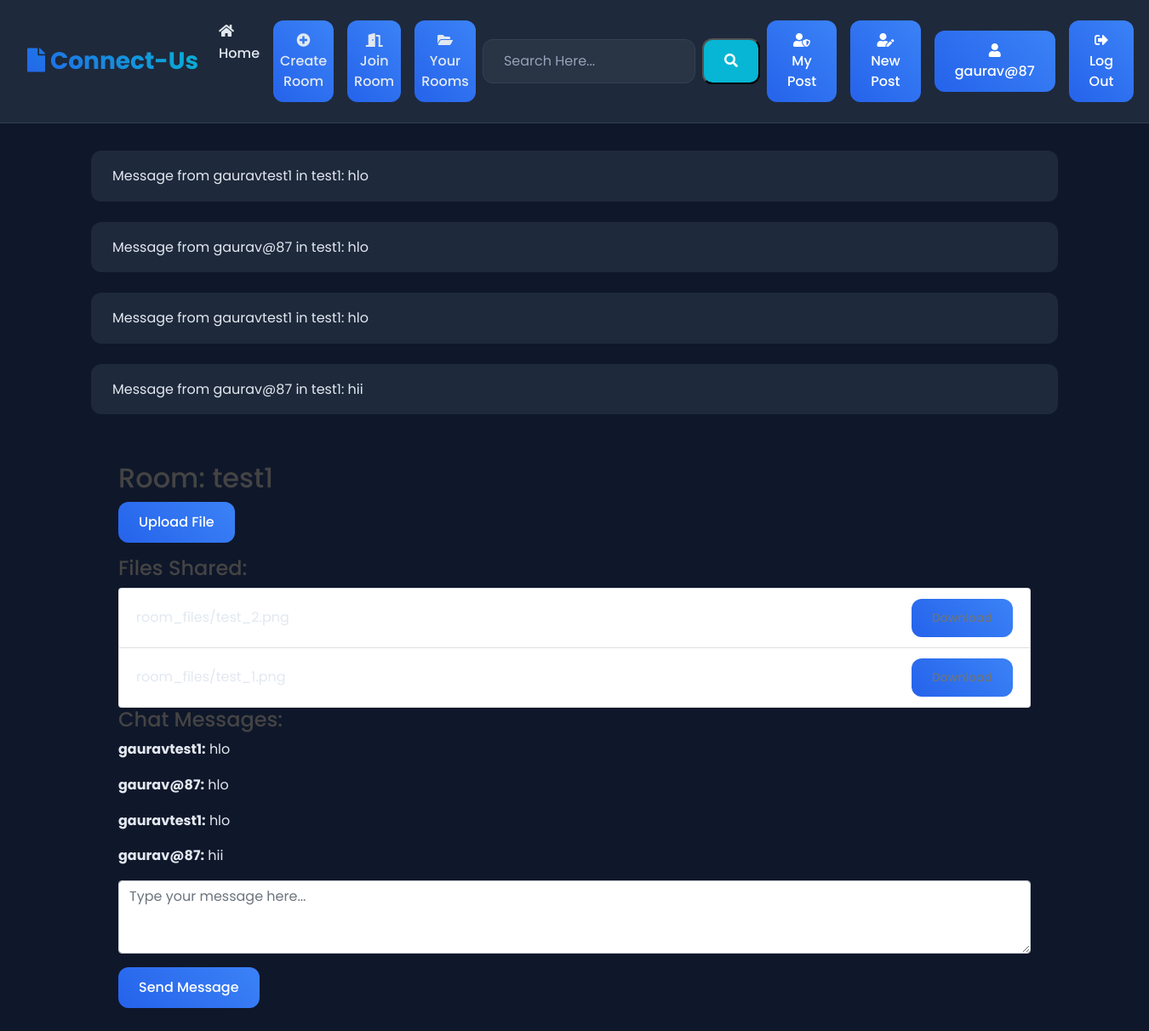
Screenshot of /room/test1/ (signed in) with the database file from the repository.
### blog/models.py (models this page shows, shortened)
class RoomMessage(models.Model):
    room = models.ForeignKey(Room, on_delete=models.CASCADE, related_name='room_messages')
    sender = models.ForeignKey(User, on_delete=models.CASCADE)
    content = models.TextField()
    timestamp = models.DateTimeField(auto_now_add=True)
    def __str__(self):
        return f"Message from {self.sender.username} in {self.room.room_id}: {self.content[:20]}"

class Room(models.Model):
    room_id = models.CharField(max_length=100, unique=True)
    password = models.CharField(max_length=100)
    members = models.ManyToManyField(User, related_name='rooms_joined')
    created_by = models.ForeignKey(User, on_delete=models.CASCADE, related_name='rooms_created', null=True)  # Temporarily set null=True

class RoomFile(models.Model):
    room = models.ForeignKey(Room, on_delete=models.CASCADE)  # Link to the room
    file = models.FileField(upload_to='room_files/')  # File uploaded to the room
    uploaded_at = models.DateTimeField(auto_now_add=True)  # Automatically set when the file is uploaded
    uploaded_by = models.ForeignKey(User, on_delete=models.CASCADE, null=True)  # Make this nullable to avoid migration errors

### blog/views.py (the view)
# urls.py: path('room/<str:room_id>/', room_detail, name='room-detail'),
@login_required
def room_detail(request, room_id):
    room = get_object_or_404(Room, room_id=room_id)
    if request.user not in room.members.all():
        raise PermissionDenied
    files = RoomFile.objects.filter(room=room)
    messages = RoomMessage.objects.filter(room=room).order_by('-timestamp')  # Get chat messages
    context = {
        'room': room,
        'files': files,
        'messages': messages  # Pass messages to template
    }
    return render(request, 'blog/room_detail.html', context)

### blog/templates/blog/room_detail.html (shortened to what this page needs)
{% extends "blog/base.html" %}
{% block content %}
  <div class="container mt-4">
    <h2>Room: {{ room.room_id }}</h2>
    <a href="{% url 'upload-file' room.room_id %}" class="btn btn-primary mb-3">Upload File</a>
    <h4>Files Shared:</h4>
    {% if files %}
      <ul class="list-group">
        {% for file in files %}
          <li class="list-group-item d-flex justify-content-between align-items-center">
            {{ file.file.name|cut:"Files/" }}
            <a href="{{ file.file.url }}" download class="btn btn-sm btn-outline-secondary">Download</a>
          </li>
        {% endfor %}
      </ul>
    {% else %}
      <p>No files uploaded yet.</p>
    {% endif %}
    <h4>Chat Messages:</h4>
    <div id="chat-messages" class="mb-3">
      {% for message in messages %}
        <p><strong>{{ message.sender.username }}:</strong> {{ message.content }}</p>
      {% endfor %}
    </div>
    <form method="POST" id="send-message-form">
      <div class="form-group">
        <textarea name="content" class="form-control" rows="3" placeholder="Type your message here..." required id="message-input"></textarea>
      </div>
      <button type="submit" class="btn btn-primary">Send Message</button>
    </form>
  </div>
{% endblock %}

### blog/templates/blog/base.html (shortened to what this page needs)
{% load static %}
<!doctype html>
<html lang="en">
  <head>
    <link rel="stylesheet" href="https://stackpath.bootstrapcdn.com/bootstrap/4.3.1/css/bootstrap.min.css">
    <link rel="stylesheet" href="https://use.fontawesome.com/releases/v5.8.1/css/all.css">
    <link rel="stylesheet" href="{% static 'blog/main.css' %}">
  </head>
  <body>
    <nav class="navbar navbar-expand-lg navbar-dark">
      <a class="navbar-brand" href="{% url 'blog-home' %}">
        <i class="fas fa-file"></i> Connect-Us
      </a>
      <div class="collapse navbar-collapse" id="navbarSupportedContent">
        <ul class="navbar-nav mr-auto">
          <li class="nav-item active">
            <a class="nav-link" href="{% url 'blog-home' %}">
              <i class="fas fa-home"></i> Home <span class="sr-only">(current)</span>
            </a>
          </li>
          <li class="nav-item">
            <a class="nav-link btn text-white m-2" href="{% url 'create-room' %}">
                <i class="fas fa-plus-circle"></i> Create Room
            </a>
        </li>
        <li class="nav-item">
            <a class="nav-link btn text-white m-2" href="{% url 'join-room' %}">
                <i class="fas fa-door-open"></i> Join Room
            </a>
        </li>
        <li class="nav-item">
            <a class="nav-link btn text-white m-2" href="{% url 'your-rooms' %}">
                <i class="fas fa-folder-open"></i> Your Rooms
            </a>
        </li>
        </ul>
        <form id="searchform" action="{% url 'search' %}" method="get">
          <input type="text" name="q" placeholder="Search Here..." value="{{ request.GET.q }}">
          <button type="button" onclick="searchform.submit()" class="text-white">
            <i class="fa fa-search"></i>
          </button>
        </form>
        {% if user.is_authenticated %}
          <a href="{% url 'user-posts' user %}" class="btn text-white m-2">
            <i class="fas fa-user-shield"></i> My Post
          </a>
          <a href="{% url 'post-create' %}" class="btn text-white m-2">
            <i class="fas fa-user-edit"></i> New Post
          </a>
          <a href="{% url 'profile' %}" class="btn text-white m-2">
            <i class="fas fa-user"></i> {{ user.username }}
          </a>
          <a href="{% url 'logout' %}" class="btn text-white m-2">
            <i class="fas fa-sign-out-alt"></i> Log Out
          </a>
        {% endif %}
      </div>
    </nav>
    <div class="container">
      {% if messages %}
        {% for message in messages %}
          <div class="alert alert-{{ message.tags }}">
            {{ message }}
          </div>
        {% endfor %}
      {% endif %}
      {% block content %}
      {% endblock %}
    </div>
  </body>
</html>

### blog/static/blog/main.css (style rules this page uses)
body { background: #fafafa; color: #333333; margin-top: 0; }
h1, h2, h3, h4, h5, h6 { color: #444444; }
ul { margin: 0; }

### blog/templates/blog/base.html (style rules this page uses)
:root { --primary-color: #2563eb; --secondary-color: #3b82f6; --accent-color: #06b6d4; --background-color: #0f172a; --card-bg: #1e293b; --text-color: #e2e8f0; --text-muted: #94a3b8; --navbar-bg: #1e293b; --card-shadow: 0 4px 6px rgba(0, 0, 0, 0.2); --hover-shadow: 0 10px 15px rgba(0, 0, 0, 0.3); --border-color: #334155; }
body { font-family: 'Poppins', sans-serif; background-color: var(--background-color); color: var(--text-color); line-height: 1.6; }
.navbar { background: var(--navbar-bg) !important; backdrop-filter: blur(10px); border-bottom: 1px solid var(--border-color); padding: 1rem 2rem; }
.navbar-brand { font-size: 1.75rem; font-weight: 700; background: linear-gradient(45deg, var(--primary-color), var(--accent-color)); -webkit-background-clip: text; -webkit-text-fill-color: transparent; }
.nav-link { color: var(--text-color) !important; font-weight: 500; transition: all 0.3s ease; padding: 0.5rem 1rem; border-radius: 8px; }
.btn { border-radius: 12px; padding: 0.75rem 1.5rem; transition: all 0.3s ease; background: linear-gradient(45deg, var(--primary-color), var(--secondary-color)); border: none; font-weight: 500; }
#searchform { display: flex; align-items: center; }
#searchform input { border-radius: 12px; padding: 0.75rem 1.5rem; border: 1px solid var(--border-color); background: rgba(255, 255, 255, 0.05); color: var(--text-color); width: 250px; transition: all 0.3s ease; }
#searchform input::placeholder { color: var(--text-muted); }
#searchform button { border-radius: 12px; background: var(--accent-color); padding: 0.75rem 1.5rem; margin-left: 0.5rem; }
.container { padding: 2rem; max-width: 1200px; margin: 0 auto; }
.alert { border-radius: 12px; margin-bottom: 1.5rem; padding: 1rem 1.5rem; border: 1px solid transparent; background: var(--card-bg); color: var(--text-color); }

### rows the page displays
RoomMessage: sender+room+content "Message from gauravtest1 in test1: hlo", sender.username "gauravtest1", content "hlo"
RoomMessage: sender+room+content "Message from gaurav@87 in test1: hlo", sender.username "gaurav@87", content "hlo"
RoomMessage: sender+room+content "Message from gauravtest1 in test1: hlo", sender.username "gauravtest1", content "hlo"
RoomMessage: sender+room+content "Message from gaurav@87 in test1: hii", sender.username "gaurav@87", content "hii"
Room: room_id "test1"
RoomFile: file.name "room_files/test_2.png"
RoomFile: file.name "room_files/test_1.png"

### other values shown
{{ user.username }} "gaurav@87"
